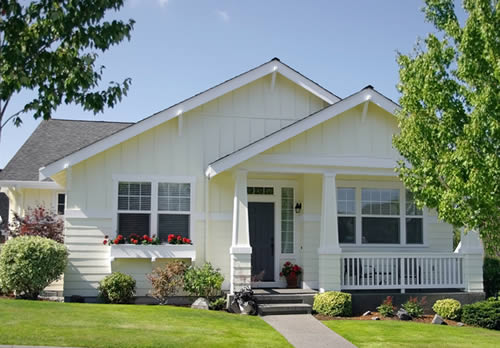
#> input picture modular-home.jpg, 500 x 348 px
$ jupyter execute --allow-errors 'Working with Images.ipynb'
#> lines starting #> are read from the running program, lines starting #| are printed output that depends on the picture; after the words box and inside, x2 and y2 are one past the last pixel; in counts of white or black regions, pixels touching at a corner belong together
# Different libraries to specifically work with images in Python

#> (a cell that did not finish here is left out)

[cell 2]
#Importing libraries
import cv2
from PIL import Image
import numpy as np
from skimage import io

[cell 3]
#Lets learn how to use opencv functions for images
#lets read an image first
#img = io.imread('https://www.cascadeloans.com/wp-content/uploads/2015/07/modular-home.jpg')

img = cv2.imread('modular-home.jpg',1)
#> img is the input picture: shape (348, 500, 3); mean B, G, R 122.7, 136.8, 124.3

#Warning Even if the image path is wrong, it won’t throw any error, but print img will give you None

[cell 4]
print(img)   #Its an array, the data structure of Opencv images
#> (printed output is left out)

[cell 5]
cv2.imshow('image',img)

[cell 6]
from matplotlib import pyplot as plt

[cell 7]
plt.imshow( img,cmap = 'flag')
plt.show()

#Warning Color image loaded by OpenCV is in BGR mode. But Matplotlib displays in RGB mode. So color
#images will not be displayed correctly in Matplotlib if image is read with OpenCV.

#Know more about cmap here - https://matplotlib.org/examples/color/colormaps_reference.html

[cell 8]
#We see the OpenCV image is in BGR form while normal images follows RGB Form

#Whats the solution?
#Lets covert the color scheme of our image here

RGBimg = cv2.cvtColor(img, cv2.COLOR_BGR2RGB)

[cell 9]
#Now if we print this image
plt.imshow( RGBimg,cmap = 'gray')
plt.show()

#Here we get our original image in RGB form

[cell 10]
#To change our image to gray image, lets convert the color again
gray_img = cv2.cvtColor(img, cv2.COLOR_BGR2GRAY)
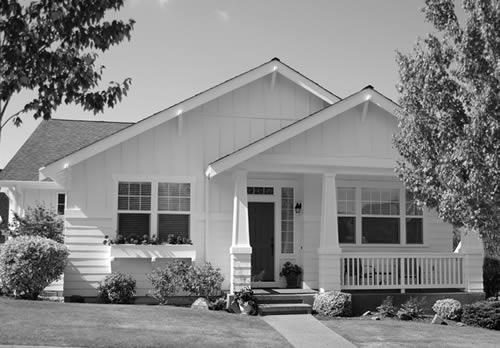
#> gray_img: shape (348, 500); min 0, max 255, mean 131.5

[cell 11]
#Now if we print this image
plt.imshow( gray_img,cmap = 'gray')
plt.show()

[cell 12]
# if we convert grayscale back to RGB for plt.imshow()
plt.imshow(cv2.cvtColor(gray_img, cv2.COLOR_GRAY2RGB))

[cell 13]
#What is the average color of your image?
#As our image is in form of numpy array, below is the way we can get an avg color along the row

average_color_per_row = np.average(img, axis=0)
#> average_color_per_row = 500 rows, first 8: [101.7, 116.8, 108], [111.4, 127.1, 117.9], [108.6, 125.4, 115.4], [103.8, 122.2, 111.4], [100.8, 120.4, 108.8], [98.26, 118.4, 106.5], [97.37, 117.5, 105.5], [97.36, 117.1, 105.3]

[cell 14]
average_color_per_row  #It will show avg color per row for each channel
#> Out has the same summary as average_color_per_row

[cell 15]
#If we want to find average across average per row
avg_color = np.average(average_color_per_row, axis = 0)
#> avg_color = [122.7, 136.8, 124.3]
np.uint8(avg_color)
#> Out = [122, 136, 124]
#This is our avg color of image

[cell 16]
# create 50 x 50 pixel array with average color value
average_color_img = np.array([[avg_color]*50]*50, np.uint8)

plt.imshow(average_color_img)
#Now you can visually see the color of the avg_color of our image

[cell 17]
#Gaussian Blur
# preproccess with blurring, with 5x5 kernel
img_blur_small = cv2.GaussianBlur(img, (5,5), 0)
plt.imshow(img_blur_small)

#Know more about blurring operation here - https://computergraphics.stackexchange.com/questions/39/how-is-gaussian-blur-implemented

[cell 18]
img_blur_large = cv2.GaussianBlur(img, (15,15), 0)
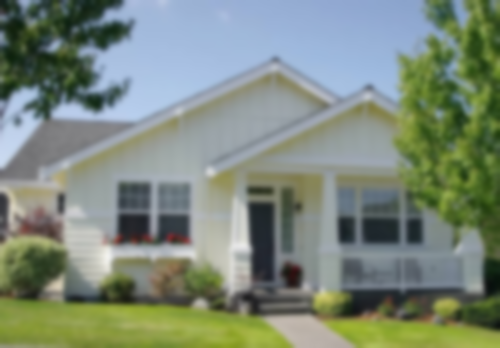
#> img_blur_large: shape (348, 500, 3); mean B, G, R 122.7, 136.8, 124.3
plt.imshow(img_blur_large)

[cell 19]
# threshold on regular image
gray_img = cv2.cvtColor(img, cv2.COLOR_BGR2GRAY)
threshold_img = cv2.threshold(gray_img, 150, 200, cv2.THRESH_BINARY)
#cv2.imwrite('output/oy-no-blur-thresh.jpg', threshold_img)
#plt.imshow(threshold_img[1])
plt.imshow(cv2.cvtColor(threshold_img[1], cv2.COLOR_GRAY2RGB))


#learn more about image threshold here - https://docs.opencv.org/3.4/d7/d4d/tutorial_py_thresholding.html

[cell 20]
#Threshold on blurred image
gray_blur_img = cv2.cvtColor(img_blur_large, cv2.COLOR_BGR2GRAY)
threshold_img_blur = cv2.threshold(gray_blur_img, 150, 200, cv2.THRESH_BINARY)
#cv2.imwrite('output/oy-no-blur-thresh.jpg', threshold_img)
#plt.imshow(threshold_img[1])
plt.imshow(cv2.cvtColor(threshold_img_blur[1], cv2.COLOR_GRAY2RGB))
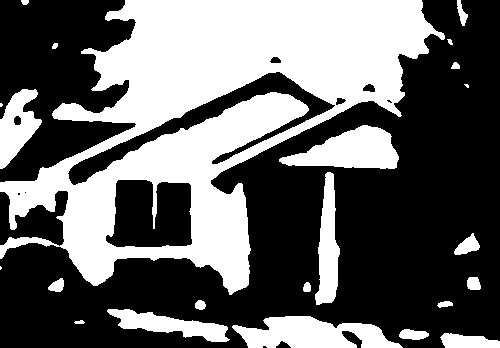
#> shown: shape (348, 500, 3); values 0 (black) and 200 (white), 40.2% white; 23 white regions (3 under 20 px), largest, box (x1, y1, x2, y2) and area: (0, 0, 445, 295) 55375, (232, 316, 403, 348) 3565, (279, 125, 399, 169) 3194

[cell 21]
#write an image
cv2.imwrite('homeimage.png',img)
#> Out = True

[cell 22]
img.shape
#> Out = (348, 500, 3)

[cell 23]
img.dtype

[cell 24]
img.size
#> Out = 522000

[cell 25]
type(img)

[cell 26]
#Normalize the image
#np.mean(img)
#img = normalize(img)
plt.imshow(np.abs(img - np.mean(img))/255)
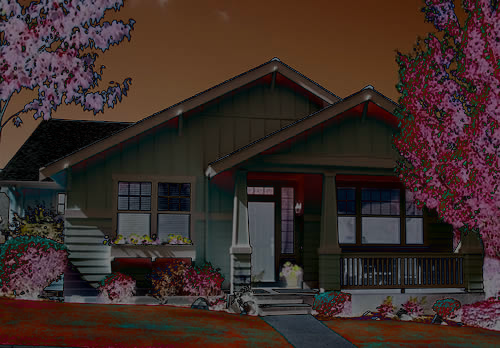
#> shown: shape (348, 500, 3) float64; mean R, G, B 0.237, 0.173, 0.159

[cell 27]
#Histogram of image

plt.hist(img.flatten())
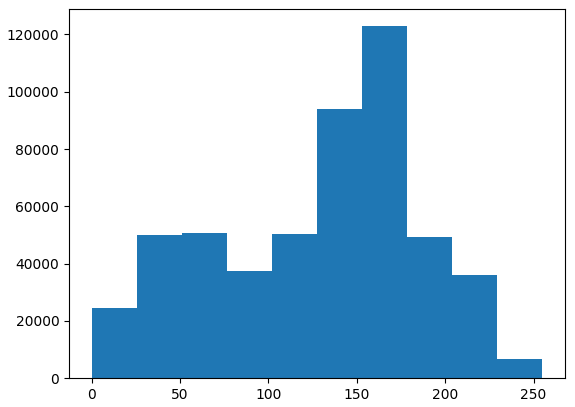
#> figure drawn by matplotlib, 1 panel; tallest bar 122873 high, from x = 153 to 178.5

[cell 28]
#Inverted image
plt.imshow(255- img)
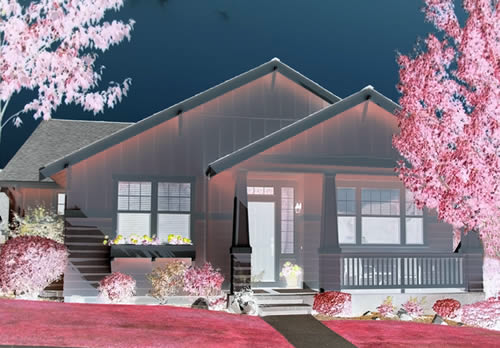
#> shown: shape (348, 500, 3); mean R, G, B 132.3, 118.2, 130.7

[cell 29]
#also
plt.imshow(cv2.bitwise_not(img))

[cell 30]
#Resizing the image
gray_img.shape
plt.imshow(np.reshape(gray_img, (232,750)))

#Learn more about reshape here - https://docs.scipy.org/doc/numpy-1.13.0/reference/generated/numpy.reshape.html
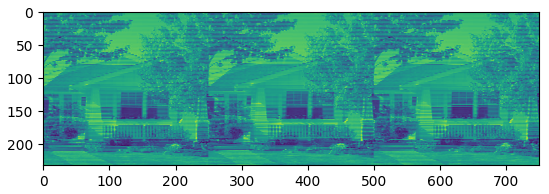
#> figure drawn by matplotlib, 1 panel

[cell 31]
gray_img.shape
#> Out = (348, 500)

[cell 32]
plt.imshow(img*2)
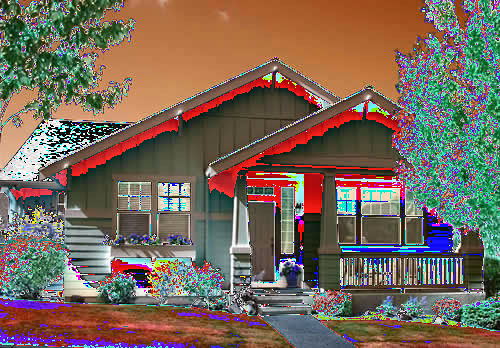
#> shown: shape (348, 500, 3); mean R, G, B 119.8, 103.6, 89.9

[cell 33]
#Edge detection
# preprocess by blurring and grayscale
img_preprocessed  = cv2.cvtColor(cv2.GaussianBlur(img, (15,15), 0), cv2.COLOR_BGR2GRAY)

[cell 34]
edges = cv2.Canny(img_preprocessed, threshold1=20, threshold2=110)
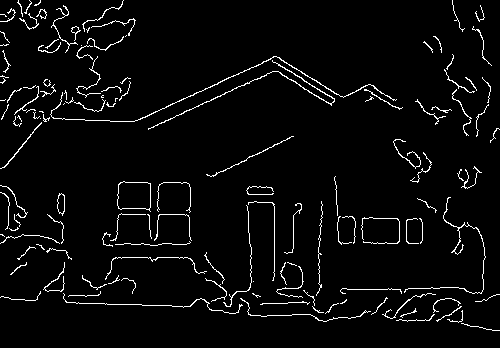
#> edges: shape (348, 500); 3.9% white in thin lines or dots
plt.imshow(edges)

#Read more about canny edge detection here - https://docs.opencv.org/3.1.0/da/d22/tutorial_py_canny.html

[cell 35]
#Drawing countors
img_binary = cv2.threshold(img_preprocessed, 130, 255, cv2.THRESH_BINARY)
img_binary = img_binary[1]
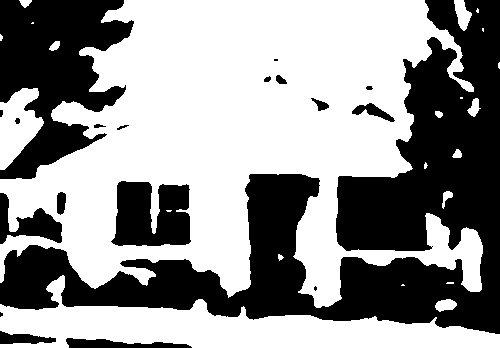
#> img_binary: shape (348, 500); 57.8% white; 19 black regions (4 under 20 px), largest, box (x1, y1, x2, y2) and area: (0, 0, 500, 334) 51864, (0, 0, 134, 179) 13918, (111, 181, 191, 246) 4136

[cell 36]
# invert image to get a different view
img_binary = cv2.bitwise_not(img_binary)
#> img_binary: shape (348, 500); 42.2% white; 19 white regions (4 under 20 px)
plt.imshow(img_binary)

[cell 37]
# find contours
img_contours= cv2.findContours(img_binary, cv2.RETR_EXTERNAL, cv2.CHAIN_APPROX_SIMPLE)
#> img_contours = 19 contours, 8 with area under 20; largest, box (x1, y1, x2, y2) and area: (0, 0, 500, 334) 51069, (0, 0, 134, 179) 13554, (111, 181, 191, 246) 3958, (0, 193, 62, 244) 1274, (66, 338, 192, 348) 636

# make copy of image
img_and_contours = np.copy(img)

# find contours of large enough area
min_area = 50
#> (the rest of this cell did not finish here and is left out)
